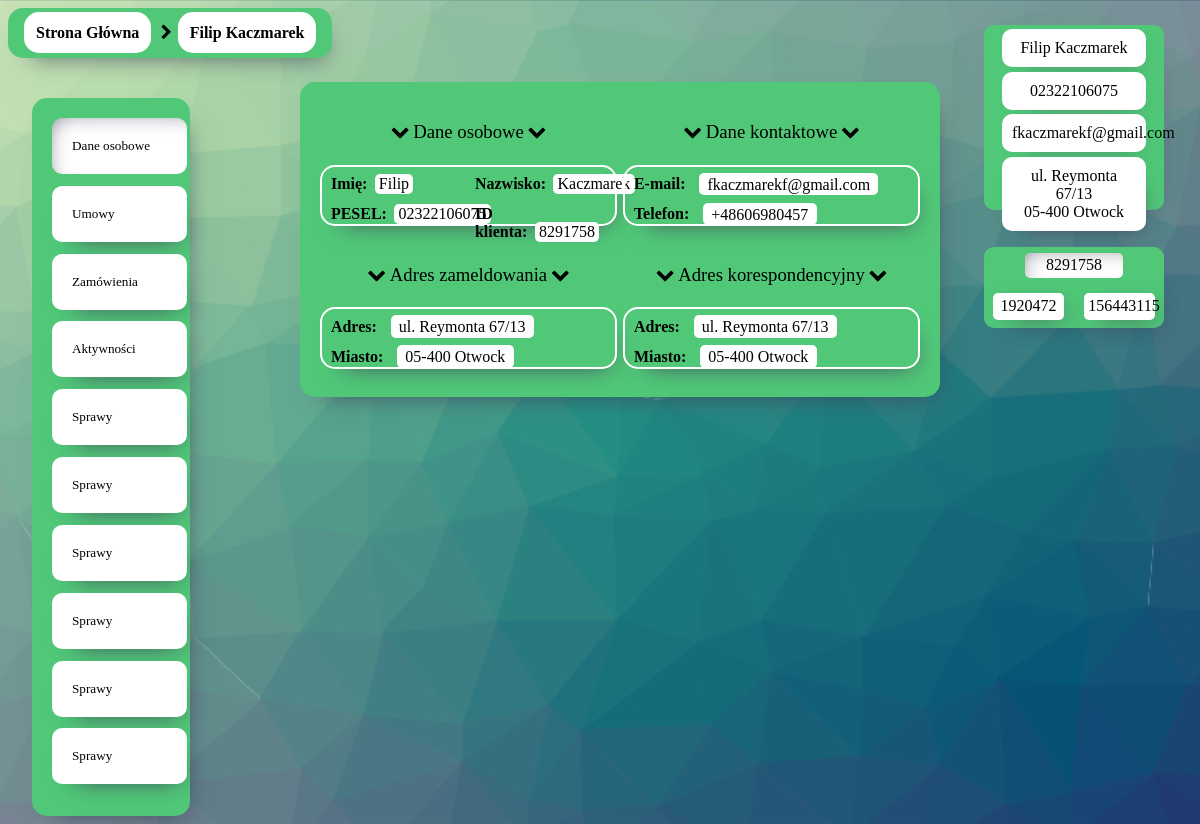
Screenshot of /personal.php?pesel=02322106075 with the database file from the repository.
### tables this page shows
CREATE TABLE `personal` (
  `pesel` varchar(11) NOT NULL,
  `name` text NOT NULL,
  `surname` text NOT NULL,
  `email` varchar(255) NOT NULL,
  `id_klienta` varchar(255) NOT NULL
);

CREATE TABLE `address` (
  `address_id` int(11) NOT NULL,
  `pesel` varchar(11) NOT NULL,
  `ulica` varchar(255) NOT NULL,
  `numer_domu` varchar(255) NOT NULL,
  `numer_mieszkania` varchar(255) DEFAULT NULL,
  `kod_pocztowy` varchar(10) NOT NULL,
  `miasto` varchar(255) DEFAULT NULL
);

CREATE TABLE `umowy` (
  `pesel` varchar(11) NOT NULL,
  `numer_umowy` varchar(255) NOT NULL,
  `kontrakty` varchar(255) NOT NULL,
  `data_utworzenia` date NOT NULL,
  `system_tworzacy` varchar(255) NOT NULL,
  `data_przekazania_do_realizacji` date NOT NULL,
  `system_przekazujacy_do_realizacji` varchar(255) NOT NULL,
  `osoba_przekazujaca_do_realizacji` varchar(255) NOT NULL,
  `poziom_negocjacji` varchar(255) NOT NULL,
  `pakiet_podstawowy` varchar(255) NOT NULL,
  `pakiety_dodatkowe` varchar(255) NOT NULL,
  `id_konta` varchar(255) NOT NULL,
  `id_kontraktu` varchar(255) NOT NULL
);

### personal.php (the view, shortened to what this page needs)
<!DOCTYPE html>
<html lang="en">
<head>
    <link rel="stylesheet" href="css/index.css">
    <link rel="stylesheet" href="fontello/css/fontello.css">
</head>
<body>
    <div id="container">
        <header>
            <?php
            echo '<a href="index.php">Strona Główna</a> '
            ?>
        <?php
                    if(isset($_GET['pesel']))
                    {
                        $conn = mysqli_connect("localhost", "root", "", "crm");
                        $from_form = $_GET['pesel'];
                        $sql = "SELECT * FROM `personal` WHERE `pesel` = $from_form";
                        $query = mysqli_query($conn, $sql);
                        foreach($query as $row)
                        {
                            echo '<span class="icon-right-open">';
                            $pesel = $_GET['pesel'];
                            echo "<a href='personal.php?pesel=$pesel'>";
                            echo $row['name'].' '.$row['surname'];
                            echo '</a>';
                        }
                    }
                ?>
        </header>
        <nav>
            <div class="nav_box_checked" class="nav_box">Dane osobowe</div>
            <?php
            $pesel = $_GET['pesel'];
            echo "<a href='umowy.php?pesel=$pesel'>";
            ?>
            <div class="nav_box">Umowy</div>
            </a>
            <?php
            $pesel = $_GET['pesel'];
            echo "<a href='zamowienia.php?pesel=$pesel'>";
            ?>
            <div class="nav_box">Zamówienia</div>
            </a>
            <div class="nav_box">Aktywności</div>
            <div class="nav_box">Sprawy</div>
            <div class="nav_box">Sprawy</div>
            <div class="nav_box">Sprawy</div>
            <div class="nav_box">Sprawy</div>
            <div class="nav_box">Sprawy</div>
            <div class="nav_box">Sprawy</div>
        </nav>
        <div id="personal">
            <?php
                if($_GET['pesel'] != "")
                {
                    $conn = mysqli_connect("localhost", "root", "", "crm");
                    $from_form = $_GET['pesel'];
                    $sql = "SELECT * FROM `personal`, `address` WHERE personal.pesel = $from_form";
                    $query = mysqli_query($conn, $sql);
                    foreach($query as $row)
                    {
                        echo '<div id="name_surname" class="personal_parts">'.$row['name'].' '.$row['surname'].'</div>';
                        echo '<div id="pesel" class="personal_parts">'.$row['pesel'].'</div>';
                        echo '<div id="email" class="personal_parts">'.$row['email'].'</div>';
                        echo '<div id="address" class="personal_parts">'.'ul. '.$row['ulica'].' '.$row['numer_domu'].'/'.$row['numer_mieszkania'].'<br>'.$row['kod_pocztowy'].' '.$row['miasto'].'</div>';
                        break;
                    }
                }
            ?>
        </div>
        <div id="contracts">
            <div class="contract_number_checked" style="grid-column: span 2; margin: 3%; padding: 2%; width: 50%; justify-self: center;">
                <?php
                if($_GET['pesel'] != "")
                {
                    $conn = mysqli_connect("localhost", "root", "", "crm");
                    $from_form = $_GET['pesel'];
                    $sql = "SELECT * FROM `personal`, `address` WHERE personal.pesel = $from_form AND address.pesel = $from_form";
                    $query = mysqli_query($conn, $sql);
                    foreach($query as $row)
                    {
                        $pesel = $_GET['pesel'];
                        echo "<a href='personal.php?pesel=$pesel'>";
                        echo $row['id_klienta'];
                        echo "</a>";
                    }
                }
                ?>
            </div>
            <?php
                if($_GET['pesel'] != "")
                {
                    $conn = mysqli_connect("localhost", "root", "", "crm");
                    $from_form = $_GET['pesel'];
                    $sql = "SELECT * FROM `personal`, `address`, `umowy` WHERE personal.pesel = $from_form AND address.pesel = $from_form AND umowy.pesel = $from_form" ;
                    $query = mysqli_query($conn, $sql);
                    foreach($query as $row)
                    {
                        $pesel = $_GET['pesel'];
                        echo "<a class='contract_number_a' href='umowa.php?pesel=$pesel&numer_umowy=".$row['numer_umowy']."'".'>';
                        echo '<div class="contract_number">';
                        echo $row['id_konta'];
                        echo "</div>";
                        echo "</a>";
                        echo "<a class='contract_number_a' href='personal.php?pesel=$pesel'>";
                        echo '<div class="contract_number">';
                        echo $row['id_kontraktu'];
                        echo "</div>";
                        echo "</a>";
                    }
                }
                ?>
        </div>
        <main>
            <div id="main_personal">
                <?php
                if($_GET['pesel'] != "")
                {
                    $conn = mysqli_connect("localhost", "root", "", "crm");
                    $from_form = $_GET['pesel'];
                    $sql = "SELECT * FROM `personal`, `address` WHERE personal.pesel = $from_form";
                    $query = mysqli_query($conn, $sql);
                    foreach($query as $row)
                    {
                        echo '<h3 class="half_main_personal_grid_description"><span class="icon-down-open">Dane osobowe<span class="icon-down-open"></h3>';
                        echo '<h3 class="half_main_personal_grid_description"><span class="icon-down-open">Dane kontaktowe<span class="icon-down-open"></h3>';
                        echo '<div class="half_main_personal_grid">';
                        echo '<div class="main_personal_grid">Imię:<a class="main_personal_grid_record">'.$row['name'].'</a></div>';
                        echo '<div class="main_personal_grid">Nazwisko:<a class="main_personal_grid_record">'.$row['surname'].'</a></div>';
                        echo '<div class="main_personal_grid">PESEL:<a class="main_personal_grid_record">'.$row['pesel'].'</a></div>';
                        echo '<div class="main_personal_grid">ID klienta:<a class="main_personal_grid_record">'.$row['id_klienta'].'</a></div>';
                        echo '</div>';
                        echo '<div class="half_main_personal_grid">';
                        echo '<div class="main_personal_grid" style="grid-column: span 2;">E-mail:<a class="main_personal_grid_record">'.$row['email'].'</a></div>';
                        echo '<div class="main_personal_grid" style="grid-column: span 2;">Telefon:<a class="main_personal_grid_record">'."+48606980457".'</a></div>';
                        echo '</div>';
                        echo '<h3 class="half_main_personal_grid_description"><span class="icon-down-open">Adres zameldowania<span class="icon-down-open"></h3>';
                        echo '<h3 class="half_main_personal_grid_description"><span class="icon-down-open">Adres korespondencyjny<span class="icon-down-open"></h3>';
                        echo '<div class="half_main_personal_grid">';
                        echo '<div class="main_personal_grid" style="grid-column: span 2;">Adres:<a class="main_personal_grid_record">'.'ul. '.$row['ulica'].' '.$row['numer_domu'].'/'.$row['numer_mieszkania'].'</a></div>';
                        echo '<div class="main_personal_grid" style="grid-column: span 2;">Miasto:<a class="main_personal_grid_record">'.$row['kod_pocztowy'].' '.$row['miasto'].'</a></div>';
                        echo '</div>';
                        echo '<div class="half_main_personal_grid">';
                        echo '<div class="main_personal_grid" style="grid-column: span 2;">Adres:<a class="main_personal_grid_record">'.'ul. '.$row['ulica'].' '.$row['numer_domu'].'/'.$row['numer_mieszkania'].'</a></div>';
                        echo '<div class="main_personal_grid" style="grid-column: span 2;">Miasto:<a class="main_personal_grid_record">'.$row['kod_pocztowy'].' '.$row['miasto'].'</a></div>';
                        echo '</div>';
                        break;
                    }
                }
                else
                {
                    echo '<script language="JavaScript" type="text/javascript">location.href="index.php";</script>';
                }
                ?>
            </div>
        </main>
    </div>
</body>
</html>

### css/index.css (style rules this page uses)
* { font-family: Cambria, Cochin, Georgia, Times, 'Times New Roman', serif; }
body { background-image: url(../cool-background.png); background-size: cover; background-position: center center; background-repeat: repeat-y; overflow: hidden; }
#container { width: 100%; height: 100%; }
header { background-color: #50C878; box-shadow: 8px 13px 24px -16px rgba(66, 68, 90, 1); width: fit-content; padding: 2vh; font-weight: bold; border-radius: 15px; }
header a { background-color: white; padding: 1.5vh; border-radius: 15px; text-decoration: none; color: black; transition: 0.2s; user-select: none; }
nav { background-color: #50C878; height: fit-content; width: 10%; -webkit-box-shadow: 8px 13px 24px -16px rgba(66, 68, 90, 1); -moz-box-shadow: 8px 13px 24px -16px rgba(66, 68, 90, 1); box-shadow: 8px 13px 24px -16px rgba(66, 68, 90, 1); padding: 20px; border-radius: 15px; margin-left: 2vw; margin-top: 5vh; position: relative; font-size: 1.1vw; cursor: pointer; }
nav a { text-decoration: none; color: black; }
.nav_box, .nav_box_index { -webkit-box-shadow: 8px 13px 24px -16px rgba(66, 68, 90, 1); -moz-box-shadow: 8px 13px 24px -16px rgba(66, 68, 90, 1); box-shadow: 8px 13px 24px -16px rgba(66, 68, 90, 1); width: 80%; height: 2vh; line-height: 2vh; background-color: white; padding: 20px; margin-bottom: 10%; border-radius: 10px; transition: 0.2s; user-select: none; }
.nav_box_checked { box-shadow: inset 8px 8px 24px -17px rgba(66, 68, 90, 1); width: 80%; height: 2vh; line-height: 2vh; background-color: white; padding: 20px; margin-bottom: 10%; border-radius: 10px; transition: 0.2s; user-select: none; }
#contracts { float: right; position: absolute; right: 3%; top: 30%; width: 15%; background-color: #50C878; box-shadow: 8px 13px 24px -23px rgba(66, 68, 90, 1); border-radius: 10px; text-align: center; display: grid; grid-template-columns: repeat(2, 1fr); grid-gap: 1%; user-select: none; }
.contract_number { background-color: white; margin: 10%; padding: 5%; border-radius: 5px; box-shadow: 8px 8px 24px -9px rgba(66, 68, 90, 1); }
.contract_number_checked { background-color: white; margin: 10%; padding: 5%; border-radius: 5px; box-shadow: inset 8px 8px 24px -17px rgba(66, 68, 90, 1); }
.contract_number_a, .contract_number_checked a { text-decoration: none; color: black; }
#personal { float: right; position: absolute; right: 3%; top: 3%; width: 15%; height: 22.5%; background-color: #50C878; box-shadow: 8px 13px 24px -23px rgba(66, 68, 90, 1); border-radius: 10px; }
.personal_parts { background-color: white; margin: 2.5% 10% 2.5% 10%; padding: 10px; border-radius: 10px; box-shadow: 8px 13px 24px -16px rgba(66, 68, 90, 1); min-height: 2vh; text-align: center; animation: 0.2s ease-in-out 0s 1 boom_animation; }
.icon-right-open { cursor: pointer; }
main { position: absolute; background-color: #50C878; width: 50%; height: fit-content; left: 25%; top: 10%; border-radius: 15px; padding: 20px; box-shadow: 8px 13px 24px -16px rgba(66, 68, 90, 1); animation: 0.2s ease-out 0s 1 slide_up; }
#main_personal { display: grid; grid-template-columns: repeat(2, 1fr); grid-gap: 1%; user-select: none; font-weight: bold; }
.main_personal_grid_record { background-color: white; padding: 1% 3% 1% 3%; border-radius: 5px; text-align: center; margin-top: 5%; margin-left: 5%; user-select: text; font-weight: lighter; }
.half_main_personal_grid { display: grid; grid-template-columns: repeat(2, 1fr); grid-row-gap: 30%; border: 2px solid white; padding: 3%; border-radius: 15px; height: 5vh; margin-bottom: 2vh; box-shadow: 8px 13px 24px -16px rgba(66, 68, 90, 1); }
.half_main_personal_grid_description { text-align: center; font-weight: lighter; }

### rows the page displays
personal: name "Filip", surname "Kaczmarek", umowy.id_konta "1920472", umowy.id_kontraktu "156443115"
address: pesel.name "Filip", pesel.surname "Kaczmarek", pesel "02322106075", pesel.email "fkaczmarekf@gmail.com", ulica "Reymonta", numer_domu "67", numer_mieszkania "13", kod_pocztowy "05-400", miasto "Otwock", pesel.id_klienta "8291758"
